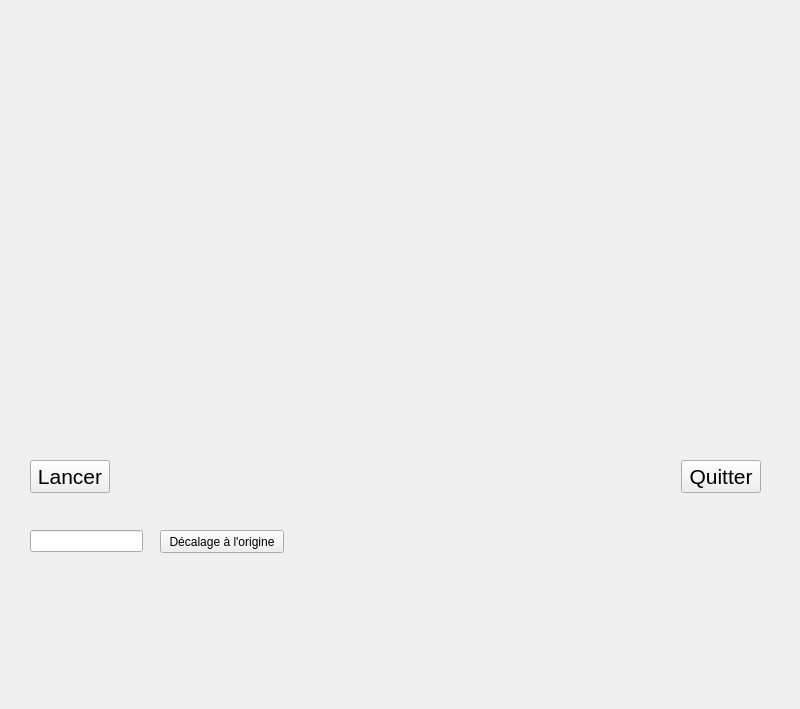
<?xml version="1.0" encoding="UTF-8"?>
<ui version="4.0">
 <class>WidgetCourbes</class>
 <widget class="QWidget" name="WidgetCourbes">
  <property name="geometry">
   <rect>
    <x>0</x>
    <y>0</y>
    <width>800</width>
    <height>709</height>
   </rect>
  </property>
  <property name="windowTitle">
   <string>Affichage des courbes</string>
  </property>
  <widget class="QWidget" name="widgetCourbes" native="true">
   <property name="geometry">
    <rect>
     <x>10</x>
     <y>10</y>
     <width>771</width>
     <height>431</height>
    </rect>
   </property>
  </widget>
  <widget class="QWidget" name="layoutWidget">
   <property name="geometry">
    <rect>
     <x>30</x>
     <y>460</y>
     <width>731</width>
     <height>34</height>
    </rect>
   </property>
   <layout class="QHBoxLayout" name="horizontalLayout">
    <item>
     <widget class="QPushButton" name="pushButton_Lancer">
      <property name="font">
       <font>
        <pointsize>16</pointsize>
       </font>
      </property>
      <property name="text">
       <string>Lancer</string>
      </property>
     </widget>
    </item>
    <item>
     <spacer name="horizontalSpacer">
      <property name="orientation">
       <enum>Qt::Horizontal</enum>
      </property>
      <property name="sizeHint" stdset="0">
       <size>
        <width>40</width>
        <height>20</height>
       </size>
      </property>
     </spacer>
    </item>
    <item>
     <widget class="QPushButton" name="pushButton_Quitter">
      <property name="font">
       <font>
        <pointsize>16</pointsize>
       </font>
      </property>
      <property name="text">
       <string>Quitter</string>
      </property>
     </widget>
    </item>
   </layout>
  </widget>
  <widget class="QLineEdit" name="lineEdit">
   <property name="geometry">
    <rect>
     <x>30</x>
     <y>530</y>
     <width>113</width>
     <height>22</height>
    </rect>
   </property>
  </widget>
  <widget class="QPushButton" name="pushButton">
   <property name="geometry">
    <rect>
     <x>160</x>
     <y>530</y>
     <width>124</width>
     <height>23</height>
    </rect>
   </property>
   <property name="text">
    <string>Décalage à l'origine</string>
   </property>
  </widget>
 </widget>
 <resources/>
 <connections>
  <connection>
   <sender>pushButton_Quitter</sender>
   <signal>clicked()</signal>
   <receiver>WidgetCourbes</receiver>
   <slot>close()</slot>
   <hints>
    <hint type="sourcelabel">
     <x>749</x>
     <y>473</y>
    </hint>
    <hint type="destinationlabel">
     <x>675</x>
     <y>500</y>
    </hint>
   </hints>
  </connection>
 </connections>
</ui>
